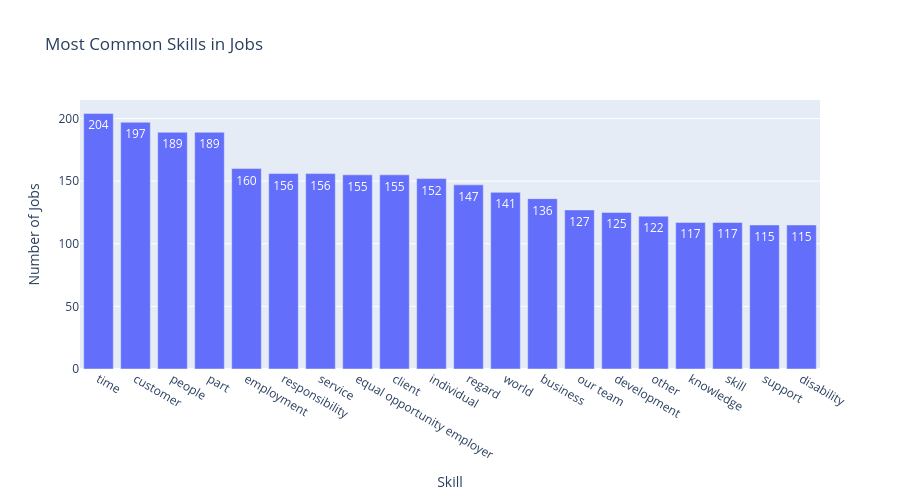

The code cell stored with this chart in its notebook:
### Code cell
job_df["skill_candidates"] = job_df["skill_candidates"].apply(literal_eval)

skill_counts = (
    job_df["skill_candidates"]
    .explode()
    .dropna()
    .value_counts()
    .head(20)
    .reset_index(name="Count")
)

skill_counts.columns = ["Skill", "Count"]

fig = px.bar(
    skill_counts,
    x="Skill",
    y="Count",
    text="Count",
    title="Most Common Skills in Jobs"
)

fig.update_layout(
    width=900,
    height=500,
    xaxis_title="Skill",
    yaxis_title="Number of Jobs"
)

fig.show()

### Figure 1 — Plotly figure (JSON) as saved in the notebook; plotly's stock layout.template omitted (floating-point values rounded to 4 significant figures)
{"data": [{"hovertemplate": "Skill=%{x}<br>Count=%{text}<extra></extra>", "legendgroup": "", "marker": {"color": "#636efa", "pattern": {"shape": ""}}, "name": "", "orientation": "v", "showlegend": false, "text": [204.0, 197.0, 189.0, 189.0, 160.0, 156.0, 156.0, 155.0, 155.0, 152.0, 147.0, 141.0, 136.0, 127.0, 125.0, 122.0, 117.0, 117.0, 115.0, 115.0], "textposition": "auto", "type": "bar", "x": ["time", "customer", "people", "part", "employment", "responsibility", "service", "equal opportunity employer", "client", "individual", "regard", "world", "business", "our team", "development", "other", "knowledge", "skill", "support", "disability"], "xaxis": "x", "y": [204, 197, 189, 189, 160, 156, 156, 155, 155, 152, 147, 141, 136, 127, 125, 122, 117, 117, 115, 115], "yaxis": "y"}], "layout": {"barmode": "relative", "height": 500, "legend": {"tracegroupgap": 0}, "title": {"text": "Most Common Skills in Jobs"}, "width": 900, "xaxis": {"anchor": "y", "domain": [0, 1], "title": {"text": "Skill"}}, "yaxis": {"anchor": "x", "domain": [0, 1], "title": {"text": "Number of Jobs"}}}}
